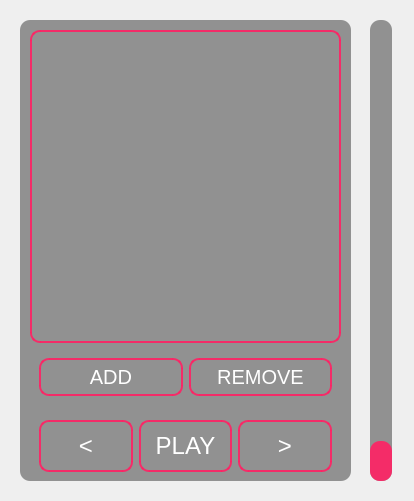
<?xml version="1.0" encoding="UTF-8"?>
<ui version="4.0">
 <class>Form</class>
 <widget class="QWidget" name="Form">
  <property name="geometry">
   <rect>
    <x>0</x>
    <y>0</y>
    <width>414</width>
    <height>501</height>
   </rect>
  </property>
  <property name="windowTitle">
   <string>Form</string>
  </property>
  <widget class="QWidget" name="widget" native="true">
   <property name="geometry">
    <rect>
     <x>10</x>
     <y>10</y>
     <width>781</width>
     <height>481</height>
    </rect>
   </property>
   <widget class="QLabel" name="blackout">
    <property name="geometry">
     <rect>
      <x>10</x>
      <y>10</y>
      <width>331</width>
      <height>461</height>
     </rect>
    </property>
    <property name="styleSheet">
     <string notr="true">background-color: rgba(0,0,0,100);
border-radius: 10px;</string>
    </property>
    <property name="text">
     <string/>
    </property>
   </widget>
   <widget class="QSlider" name="volume_slider">
    <property name="geometry">
     <rect>
      <x>360</x>
      <y>10</y>
      <width>22</width>
      <height>461</height>
     </rect>
    </property>
    <property name="styleSheet">
     <string notr="true">QSlider::groove:vertical {
background-color: rgba(0,0,0,100);
border-radius: 10px;
}

QSlider::handle:vertical {
width: 10px;
height: 30px;
padding: 5px;
background-color: rgba(255, 33, 100, 230);
border-radius: 10px;
}</string>
    </property>
    <property name="orientation">
     <enum>Qt::Vertical</enum>
    </property>
   </widget>
   <widget class="QWidget" name="layoutWidget">
    <property name="geometry">
     <rect>
      <x>20</x>
      <y>20</y>
      <width>311</width>
      <height>451</height>
     </rect>
    </property>
    <layout class="QVBoxLayout" name="verticalLayout">
     <item>
      <widget class="QListWidget" name="listWidget">
       <property name="styleSheet">
        <string notr="true">background-color: rgba(0,0,0,0);
border: 2px solid rgba(255, 33, 100, 230);
border-radius: 10px;</string>
       </property>
      </widget>
     </item>
     <item>
      <widget class="QFrame" name="frame">
       <property name="styleSheet">
        <string notr="true">QPushButton {
background-color: rgba(0,0,0,0);
border: 2px solid rgba(255, 33, 100, 230);
border-radius: 10px;
padding: 5px;
font-size: 15pt;
color: rgba(255, 255, 255, 255);
}

QPushButton:hover {
background-color: rgba(255, 33, 100, 100);
}</string>
       </property>
       <layout class="QHBoxLayout" name="horizontalLayout_2">
        <item>
         <widget class="QPushButton" name="add_sound_btn">
          <property name="cursor">
           <cursorShape>PointingHandCursor</cursorShape>
          </property>
          <property name="text">
           <string>ADD</string>
          </property>
         </widget>
        </item>
        <item>
         <widget class="QPushButton" name="remove_sound_btn">
          <property name="cursor">
           <cursorShape>PointingHandCursor</cursorShape>
          </property>
          <property name="text">
           <string>REMOVE</string>
          </property>
         </widget>
        </item>
       </layout>
      </widget>
     </item>
     <item>
      <widget class="QFrame" name="frame">
       <property name="styleSheet">
        <string notr="true">QPushButton {
background-color: rgba(0,0,0,0);
border: 2px solid rgba(255, 33, 100, 230);
border-radius: 10px;
padding: 10px;
font-size: 18pt;
color: rgba(255, 255, 255, 255);
}

QPushButton:hover {
background-color: rgba(255, 33, 100, 100);
}</string>
       </property>
       <layout class="QHBoxLayout" name="horizontalLayout">
        <item>
         <widget class="QPushButton" name="prev_sound_btn">
          <property name="cursor">
           <cursorShape>PointingHandCursor</cursorShape>
          </property>
          <property name="text">
           <string>&lt;</string>
          </property>
         </widget>
        </item>
        <item>
         <widget class="QPushButton" name="play_sound_btn">
          <property name="cursor">
           <cursorShape>PointingHandCursor</cursorShape>
          </property>
          <property name="text">
           <string>PLAY</string>
          </property>
         </widget>
        </item>
        <item>
         <widget class="QPushButton" name="next_sound_btn">
          <property name="cursor">
           <cursorShape>PointingHandCursor</cursorShape>
          </property>
          <property name="text">
           <string>&gt;</string>
          </property>
         </widget>
        </item>
       </layout>
      </widget>
     </item>
    </layout>
   </widget>
  </widget>
 </widget>
 <resources/>
 <connections/>
</ui>
